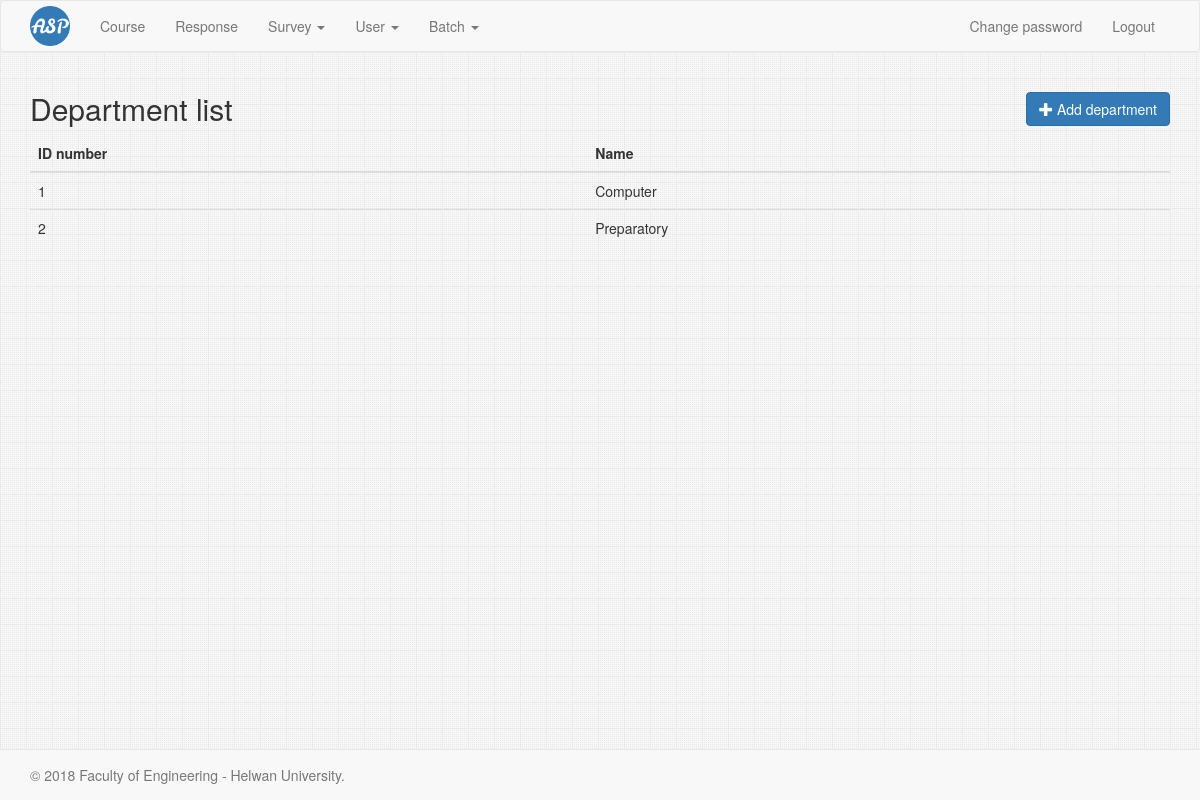
Page /department/list (signed in) on the committed database.
### Department/models.py (models this page shows, shortened)
class Department(models.Model):
    name = models.CharField(
        max_length=200,
        unique=True,
    )

### Department/views.py (the view)
@method_decorator([login_required, admin_required], name='dispatch')
class DepartmentList(ListView):
    model = Department
    template_name = 'Department/department_list.html'

### Department/templates/Department/department_list.html (shortened to what this page needs)
{% extends 'base.html' %}
{% block content %}
    <h2>
        Department list
        <a href="{% url 'department:create' %}" class="btn btn-primary pull-right">
            <span class="glyphicon glyphicon-plus"></span> Add department
        </a>
    </h2>
    <table class="table table-hover">
        <thead>
        <tr>
            <th>ID number</th>
            <th>Name</th>
        </tr>
        </thead>
        <tbody data-link="row" class="rowlink">
        {% for department in department_list %}
            <tr>
                <td><a href="{% url 'department:read' department.id %}">{{ department.id }}</a></td>
                <td>{{ department.name }}</td>
            </tr>
        {% empty %}
            <tr>
                <td colspan="6" class="text-center">No result</td>
            </tr>
        {% endfor %}
        </tbody>
    </table>
{% endblock %}

### common-static/css/main.css (style rules this page uses)
html { position: relative; min-height: 100%; }
body { margin-bottom: 60px; }

### rows in the picture
Department: id "1", name "Computer"
Department: id "2", name "Preparatory"
